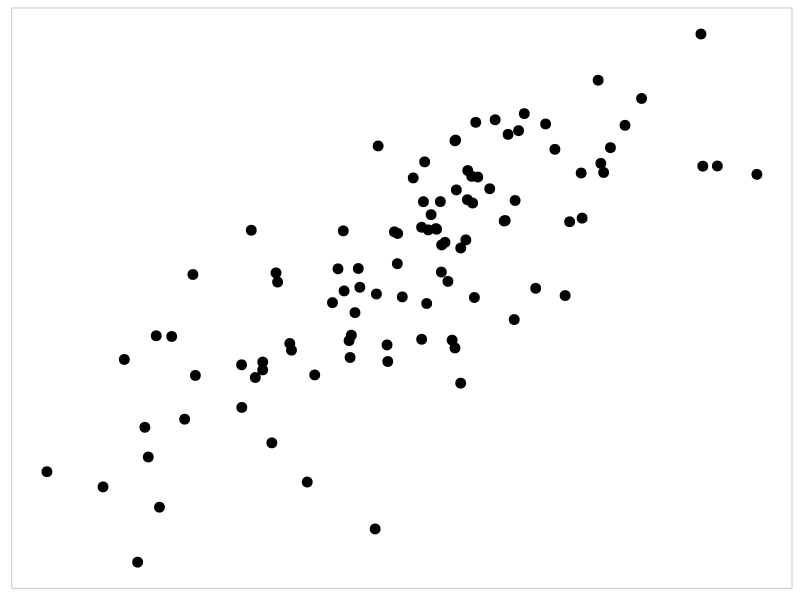
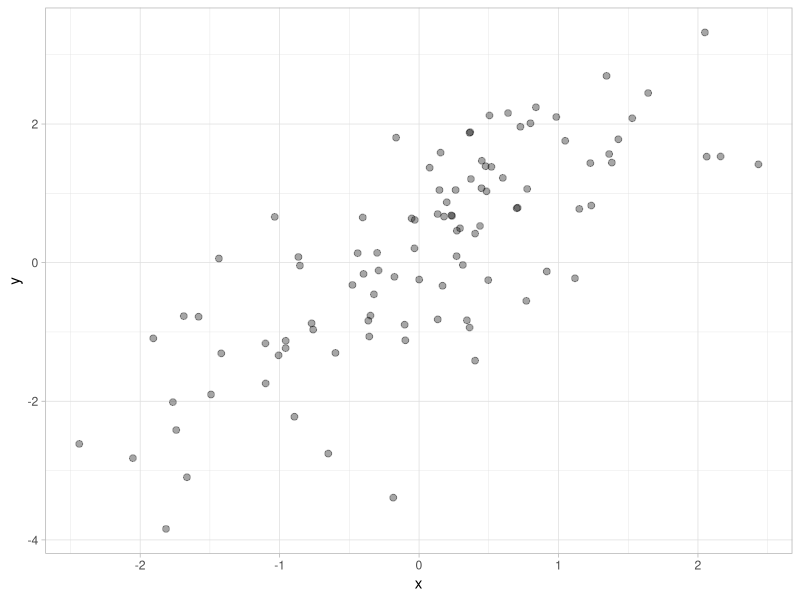
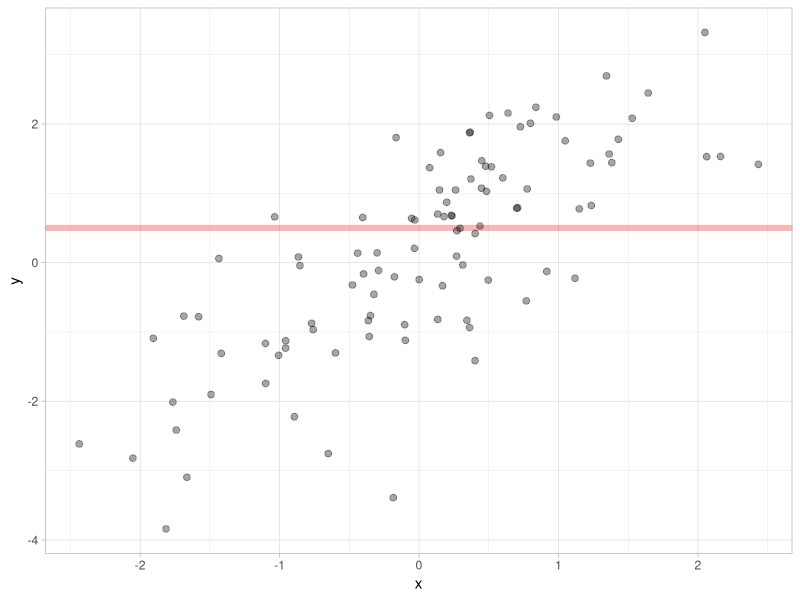
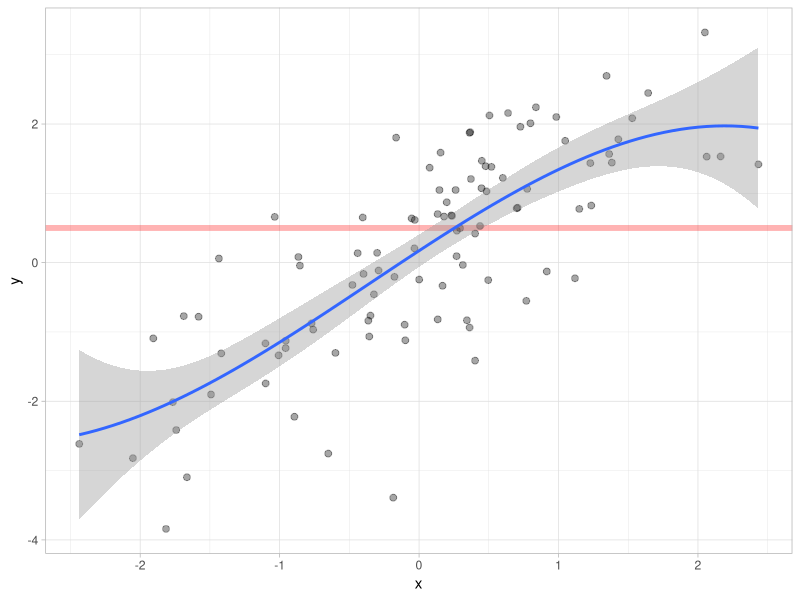
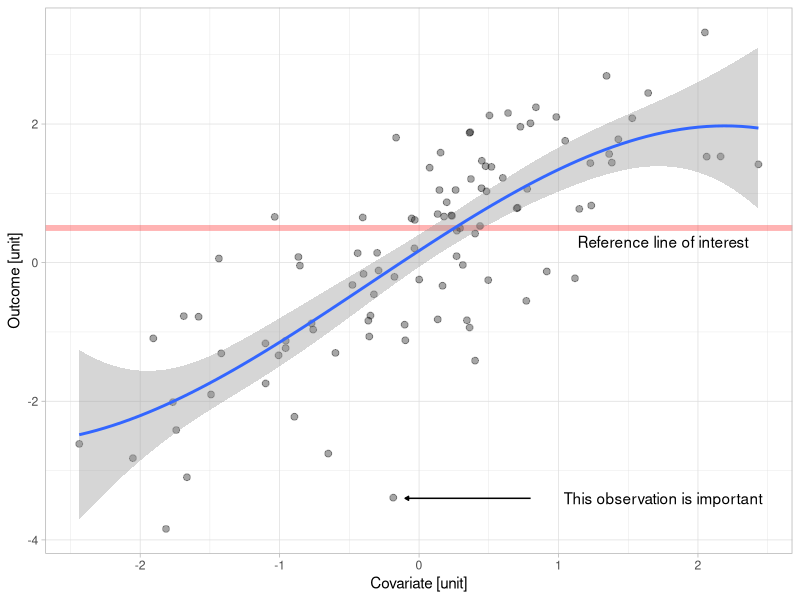

Reproduce these figures in R, in order.
## ---- chunk 1
knitr::opts_chunk$set(echo = TRUE)

library(tidyverse)
library(gridExtra)

# Set global ggplot theme
theme_set(theme_light())

# create a few themes for plotting. 
th <- theme(
  axis.title.x = element_blank(),
  axis.title.y = element_blank(),
  axis.text.x = element_blank(),
  axis.text.y = element_blank()
)
thg <- theme(
  panel.grid.major = element_line(color = "grey"),
  panel.grid.minor = element_line(color = "grey")
)
th2 <- theme(axis.title.x = element_blank(),
             axis.title.y = element_blank())
th3 <- theme(
  axis.title.x = element_blank(),
  axis.text.x = element_blank(),
  axis.title.y = element_blank()
)
th4 <- theme(
  axis.title.y = element_blank(),
  axis.text.y = element_blank(),
  axis.title.x = element_blank()
)

# Set seed for reproducibility 
set.seed(1972)
## ---- chunk 2

# generate data
set.seed(1971)
N <- 100

plotdata <- tibble(x = rnorm(N, 0, 1),
                   y = rnorm(N, x, 1))

# plot x vs y with a minimial theme
plotdata %>%
  ggplot(aes(x = x, y = y)) +
  geom_point(size = 3) +
  theme(
    panel.grid = element_blank(),
    axis.title = element_blank(),
    axis.text = element_blank(),
    axis.ticks = element_blank()
  )
## ---- chunk 3

plotdata %>%
  ggplot(aes(x = x, y = y)) +
  geom_point(size = 2,
             shape = 19,
             alpha = 0.35)

## ---- chunk 4

plotdata %>%
  ggplot(aes(x = x, y = y)) +
  geom_hline(
    yintercept = 0.5,
    linetype = 1,
    color = "red",
    size = 2,
    alpha = 0.3
  ) +
  geom_point(size = 2,
             shape = 19,
             alpha = 0.35)

## ---- chunk 5

plotdata %>%
  ggplot(aes(x = x, y = y)) +
  geom_hline(
    yintercept = 0.5,
    linetype = 1,
    color = "red",
    size = 2,
    alpha = 0.3
  ) +
  geom_point(size = 2,
             shape = 19,
             alpha = 0.35) +
  geom_smooth(method = lm, 
              formula = y ~ splines::bs(x, 3)) 
## ---- chunk 6

plotdata %>%
  ggplot(aes(x = x, y = y)) +
  geom_hline(
    yintercept = 0.5,
    linetype = 1,
    color = "red",
    size = 2,
    alpha = 0.3
  ) +
  geom_point(size = 2,
             shape = 19,
             alpha = 0.35) +
  geom_smooth(method = lm, 
              formula = y ~ splines::bs(x, 3)) +
  annotate(x = 1.75,
           y = 0.3,
           geom = 'text',
           label = "Reference line of interest") +
  annotate(
    x = 1.75,
    y = -3.4,
    geom = 'text',
    label = "This observation is important"
  ) +
  annotate(
    "segment",
    x = 0.8,
    y = -3.4,
    xend = -0.1,
    yend = -3.4,
    arrow = arrow(
      angle = 30,
      length = unit(1, "mm"),
      type = "closed"
    )
  ) +
  xlab("Covariate [unit]") +
  ylab("Outcome [unit]")

